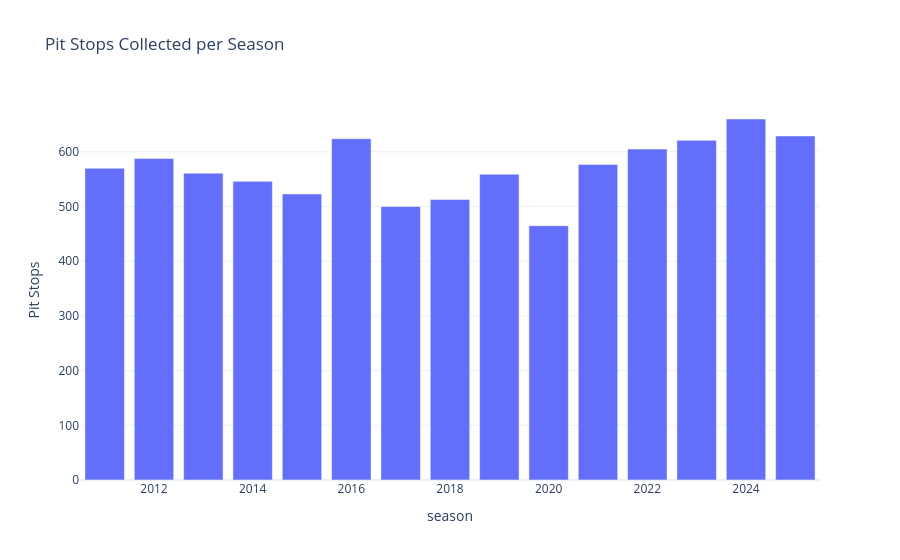

Write notebook code for a chart like this one.
### Code cell
import plotly.express as px
from pathlib import Path
pits_per_season = df_pits.groupby("season").size().reset_index(name="num_pitstops")

fig = px.bar(
    pits_per_season, x="season", y="num_pitstops",
    title="Pit Stops Collected per Season",
    labels={"num_pitstops":"Pit Stops"}
)
fig.update_layout(template="plotly_white")
fig.show()
out_dir = Path("plots")
out_dir.mkdir(exist_ok=True)
fig.write_html(out_dir / "pits_per_season", include_plotlyjs="cdn")

### Figure 1 — Plotly figure (JSON) as saved in the notebook; plotly's stock layout.template omitted (floating-point values rounded to 4 significant figures)
{"data": [{"hovertemplate": "season=%{x}<br>Pit Stops=%{y}<extra></extra>", "legendgroup": "", "marker": {"color": "#636efa", "pattern": {"shape": ""}}, "name": "", "orientation": "v", "showlegend": false, "textposition": "auto", "type": "bar", "x": [2011, 2012, 2013, 2014, 2015, 2016, 2017, 2018, 2019, 2020, 2021, 2022, 2023, 2024, 2025], "xaxis": "x", "y": [570, 588, 561, 546, 523, 624, 500, 513, 559, 465, 577, 605, 621, 660, 629], "yaxis": "y"}], "layout": {"barmode": "relative", "legend": {"tracegroupgap": 0}, "title": {"text": "Pit Stops Collected per Season"}, "xaxis": {"anchor": "y", "domain": [0, 1], "title": {"text": "season"}}, "yaxis": {"anchor": "x", "domain": [0, 1], "title": {"text": "Pit Stops"}}}}
